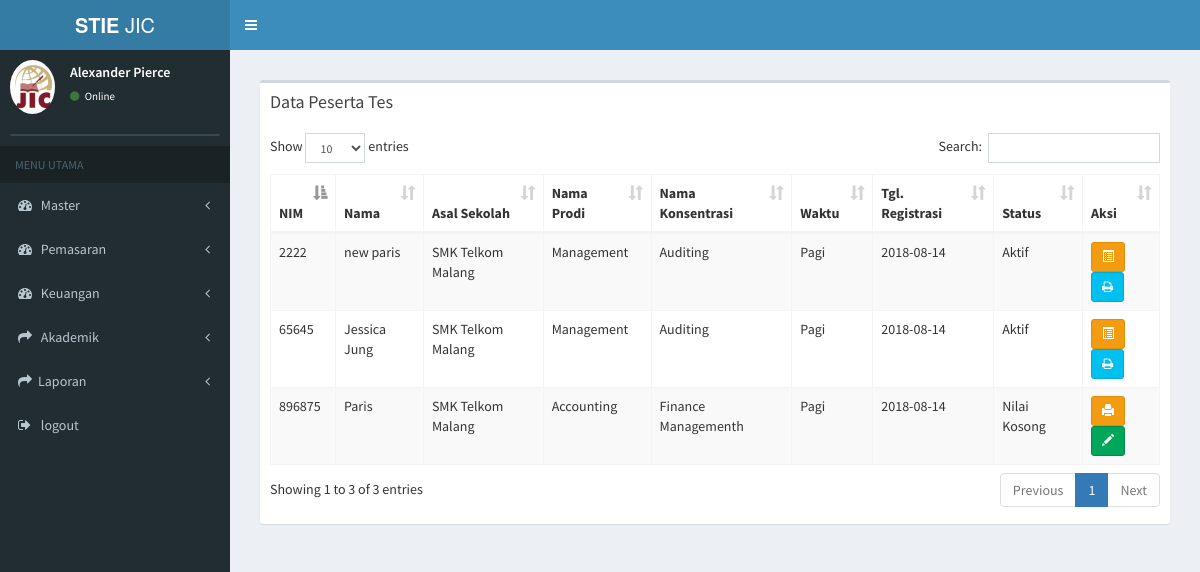
Page /index.php/daftar_ulang/data_peserta_tes on the earlier database version.
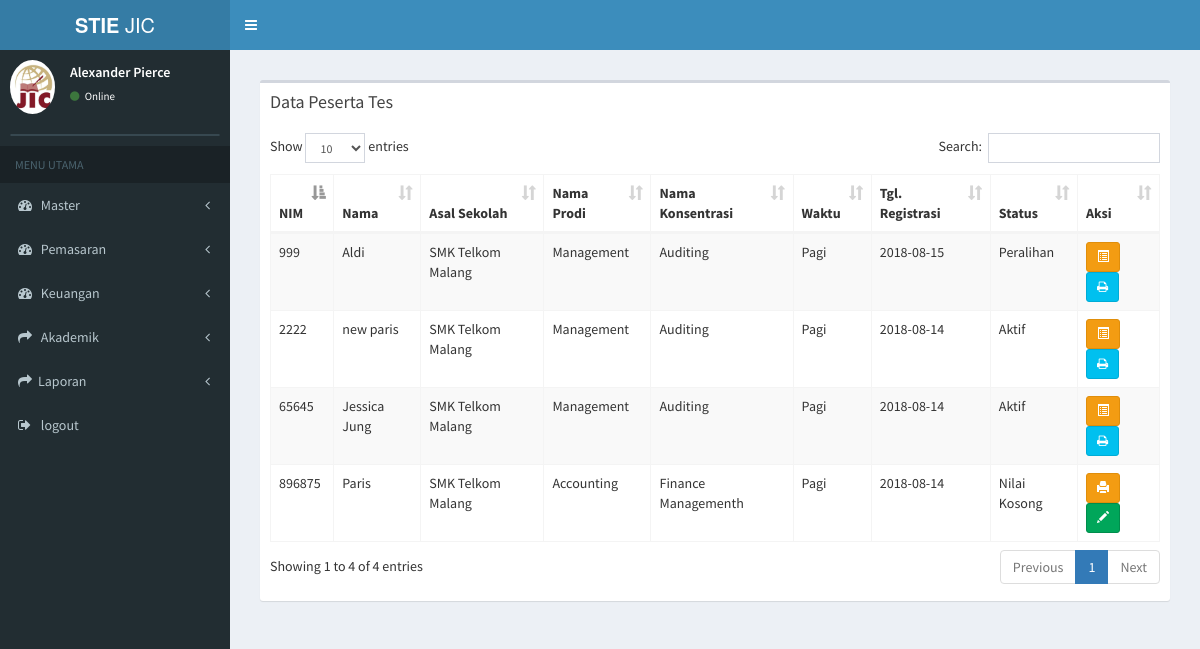
Same page on the later database version.
### tables this page shows
CREATE TABLE `tb_mahasiswa` (
  `id_mahasiswa` varchar(7) NOT NULL,
  `id_du` varchar(15) NOT NULL,
  `nama_mahasiswa` varchar(50) NOT NULL,
  `nim` varchar(15) NOT NULL,
  `id_status` varchar(2) NOT NULL,
  `id_konsentrasi` varchar(7) NOT NULL,
  `id_hasil_tes` varchar(7) NOT NULL,
  `id_sekolah` varchar(6) NOT NULL,
  `id_waktu` int(2) NOT NULL,
  `id_grade` varchar(2) NOT NULL,
  `semester_aktif` int(1) NOT NULL
);

CREATE TABLE `tb_sekolah` (
  `id_sekolah` varchar(6) NOT NULL,
  `nama_sekolah` varchar(30) NOT NULL,
  `alamat_sekolah` text NOT NULL,
  `jenis_sekolah` varchar(6) NOT NULL
);

CREATE TABLE `tb_prodi` (
  `id_prodi` varchar(6) NOT NULL,
  `nama_prodi` varchar(20) NOT NULL,
  `ketua_prodi` varchar(50) NOT NULL
);

CREATE TABLE `tb_konsentrasi` (
  `id_konsentrasi` varchar(6) NOT NULL,
  `nama_konsentrasi` varchar(20) NOT NULL,
  `id_prodi` varchar(6) NOT NULL
);

CREATE TABLE `tb_waktu` (
  `id_waktu` int(11) NOT NULL,
  `waktu` varchar(10) NOT NULL
);

CREATE TABLE `tb_mhs_add` (
  `id_mahasiswa` varchar(11) NOT NULL,
  `tgl_du` date NOT NULL,
  `id_transportasi` varchar(2) NOT NULL,
  `id_jt` varchar(2) NOT NULL
);

CREATE TABLE `tb_status_mhs` (
  `id_status` int(2) NOT NULL,
  `status_mhs` varchar(20) NOT NULL
);

### application/controllers/daftar_ulang.php (called while the page is built, shortened)
<?php
class daftar_ulang extends CI_Controller {
	public function __construct()
	{
		$this->load->model('daftar_ulang_model');
		$this->load->model('tamu_model');
		$this->load->model('mahasiswa_model');
	}
	public function data_peserta_tes()
	{
			$data['du'] = $this->daftar_ulang_model->data_peserta_tes();
			$data['main_view'] = 'Daftar/data_daftarulang_view';
			$this->load->view('template', $data);
	}
}

### index.php (called while the page is built, shortened)
<?php
require_once BASEPATH.'core/CodeIgniter.php';

### application/models/daftar_ulang_model.php (called while the page is built, shortened)
<?php
class Daftar_ulang_model extends CI_Model {
  public function data_peserta_tes(){
    return $this->db->join('tb_konsentrasi','tb_konsentrasi.id_konsentrasi=tb_mahasiswa.id_konsentrasi')
              ->join('tb_prodi','tb_prodi.id_prodi=tb_konsentrasi.id_prodi')
              ->join('tb_sekolah','tb_sekolah.id_sekolah=tb_mahasiswa.id_sekolah')
              ->join('tb_alamat','tb_alamat.id_mahasiswa=tb_mahasiswa.id_mahasiswa')
              ->join('tb_bio','tb_bio.id_mahasiswa=tb_mahasiswa.id_mahasiswa')
              ->join('tb_kontak','tb_kontak.id_mahasiswa=tb_mahasiswa.id_mahasiswa')
              ->join('tb_waktu','tb_waktu.id_waktu=tb_mahasiswa.id_waktu')
              ->join('tb_status_mhs','tb_status_mhs.id_status=tb_mahasiswa.id_status')
              ->join('tb_mhs_add','tb_mhs_add.id_mahasiswa=tb_mahasiswa.id_mahasiswa')
              ->where('tb_mahasiswa.id_waktu', '1')
              ->get('tb_mahasiswa')
              ->result();
  }
}

### application/views/Daftar/data_daftarulang_view.php (the view, shortened to what this page needs)
<section class="content">
      <div class="row">
        <div class="col-xs-12">
          <div class="box">
            <div class="box-header">
              <h3 class="box-title">Data Peserta Tes</h3>
            </div>
            <div class="box-body">
              <table id="example1" class="table table-bordered table-striped">
                <thead>
                <tr>
                  <th>NIM</th>
                  <th>Nama</th>
                  <th>Asal Sekolah</th>
                  <th>Nama Prodi</th>
                  <th>Nama Konsentrasi</th>
                  <th>Waktu</th>
                  <th>Tgl. Registrasi</th>
                  <th>Status</th>
                  <th>Aksi</th>
                </tr>
                </thead>
                <tbody>
                <?php
                foreach ($du as $data) {
                    if ($data->status_mhs == 'Nilai Kosong') {
                       echo '
                <tr>
                  <td>'.$data->nim.'</td>
                  <td>'.$data->nama_mahasiswa.'
                  </td>
                  <td>'.$data->nama_sekolah.'</td>
                  <td>'.$data->nama_prodi.'</td>
                  <td>'.$data->nama_konsentrasi.'</td>
                  <td>'.$data->waktu.'</td>
                  <td>'.$data->tgl_du.'</td>
                  <td>'.$data->status_mhs.'</td>
                  <td>
                     <a href="'.base_url('daftar_ulang/print_ljk/'.$data->id_mahasiswa).'" target="_blank" class="btn btn-warning btn-sm" title="Print Lembar Jawaban"><i class="glyphicon glyphicon-print" ></i><span class="tooltiptext">Print LJK</span></a>
                     <a href="'.base_url('hasil_tes/page_input_nilai/'.$data->id_mahasiswa).'" class="btn btn-success  btn-sm" title="Input Nilai Tes"><i class="glyphicon glyphicon-pencil"></i><span class="tooltiptext">Input Nilai Tes</span></a>
                  </td>
                </tr>
                ';
                  } else {
                      echo '
                <tr>
                  <td>'.$data->nim.'</td>
                  <td>'.$data->nama_mahasiswa.'
                  </td>
                  <td>'.$data->nama_sekolah.'</td>
                  <td>'.$data->nama_prodi.'</td>
                  <td>'.$data->nama_konsentrasi.'</td>
                  <td>'.$data->waktu.'</td>
                  <td>'.$data->tgl_du.'</td>
                  <td>'.$data->status_mhs.'</td>
                  <td>
                    <a href="'.base_url('daftar_ulang/detail_nilai/'.$data->id_mahasiswa).'" class="btn btn-warning btn-sm" title="Detail"><i class="glyphicon glyphicon-list-alt"></i><span class="tooltiptext">Detail</span></a>
                     <a href="'.base_url('hasil_tes/print_hasil_tes/'.$data->id_mahasiswa.'/'.$data->id_hasil_tes).'" target="_blank" class="btn btn-info btn-sm" title="Print Hasil Tes"><i class="fa fa-print"></i><span class="tooltiptext">Print Hasil Tes</span></a>
                  </td>
                </tr>
                ';
                }
                }
              ?>
                </tbody>
              </table>
            </div>
          </div>
        </div>
      </div>
    </section>

Differences in the rows shown:
now on this page (row edited): tb_mahasiswa: nim "999", nama_mahasiswa "Aldi", id_sekolah.nama_sekolah "SMK Telkom Malang", tb_prodi.nama_prodi "Management", id_konsentrasi.nama_konsentrasi "Auditing", id_waktu.waktu "Pagi", tb_mhs_add.tgl_du "2018-08-15", id_status.status_mhs "Peralihan"
Other differences:
text written by a page script: "Show entries Search: Showing 1 to 3 of 3 entries Previous 1 Next" → "Show entries Search: Showing 1 to 4 of 4 entries Previous 1 Next"
